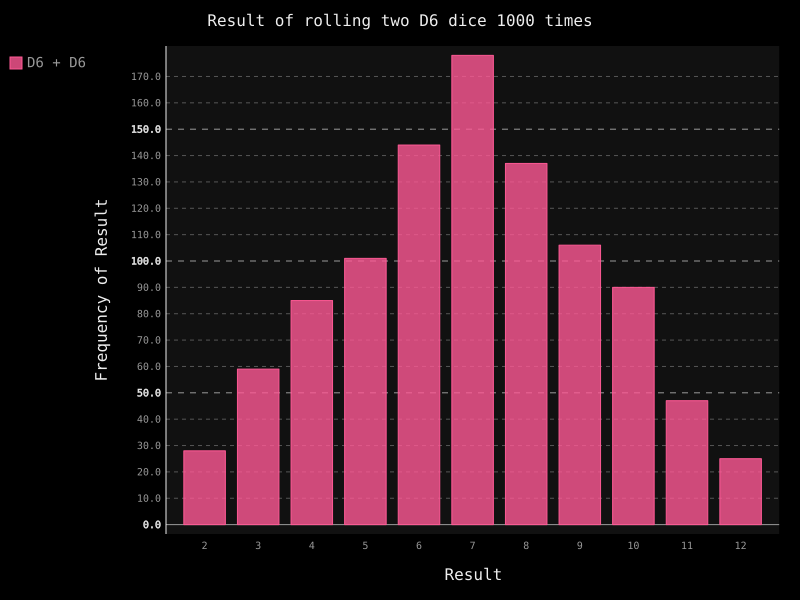

Here is the Python script that generated this plot:
import pygal
from die import Die

# 创建2个D6
die1 = Die()
die2 = Die()

# 掷N次骰子 将结果存储在一个list中
results = []
for roll_num in range(1000):
    result = die1.roll() + die2.roll()
    results.append(result)


# 分析结果
frequencies = []
max_result = die1.num_sides + die2.num_sides
for value in range(2, max_result + 1):
    frequency = results.count(value)
    frequencies.append(frequency)


# 对结果进行可视化

# 直方图
hist = pygal.Bar()
# 直方图标题
hist.title = 'Result of rolling two D6 dice 1000 times'
# 直方图X轴标签
hist.x_labels = ['2', '3', '4', '5', '6', '7', '8', '9', '10', '11', '12']
# 直方图X轴标题
hist.x_title = 'Result'
# 直方图Y轴标题
hist.y_title = 'Frequency of Result'

# 将值添加到图表中
hist.add('D6 + D6', frequencies)
# 保存为SVG文件 注意 只能保存为SVG文件
hist.render_to_file('dice_visual.svg')
